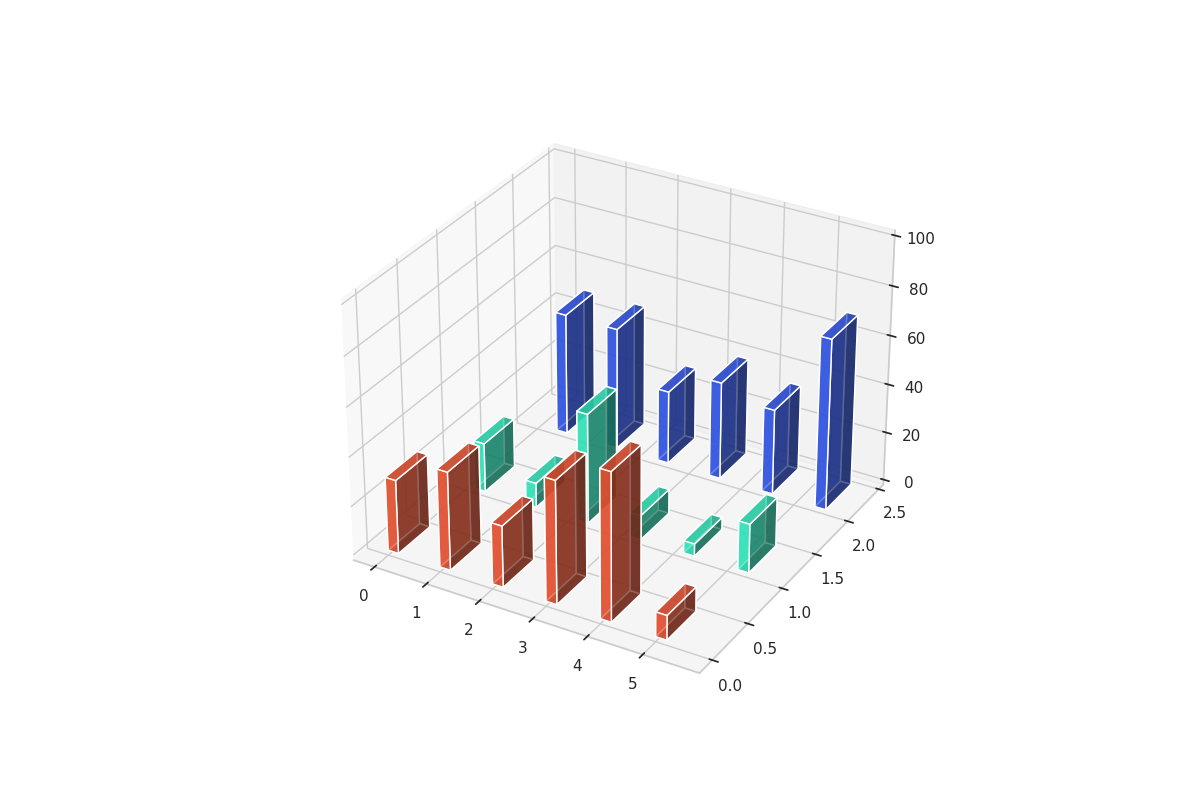

Recreate this plot in Python.
import matplotlib.pyplot as plt
import numpy as np

celestial_bodies = ['Mercury', 'Venus', 'Mars', 'Jupiter', 'Saturn', 'Asteroids']
missions_data = {
    'Orbiters': [30, 40, 25, 50, 60, 10],
    'Landers': [20, 10, 45, 10, 5, 20],
    'Flybys': [50, 50, 30, 40, 35, 70]
}

fig = plt.figure(figsize=(12, 8))
ax = fig.add_subplot(111, projection='3d')

x_pos = np.arange(len(celestial_bodies))
y_pos = np.arange(len(missions_data))

bar_width = 0.2
bar_depth = 0.4

colors = ['#FF5733', '#33FFCE', '#335BFF']

for idx, (mission_type, percentages) in enumerate(missions_data.items()):
    x_offset = bar_width * idx
    ax.bar3d(x_pos + x_offset, idx, [0] * len(percentages), bar_width, bar_depth, percentages,
             color=colors[idx], alpha=0.7)

ax.set_zlim(0, 100)

plt.show()
